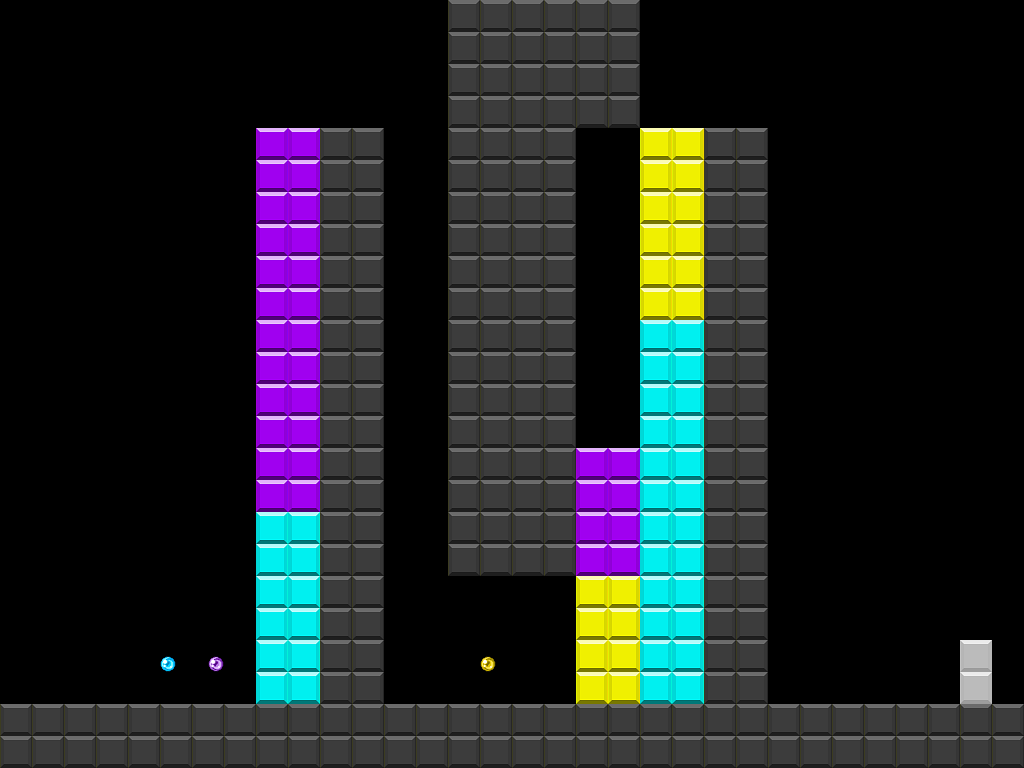

Rendered tile map (Tiled .tmx) drawn with the repository's tilesets; below, a short description and the map source with its tile grids summarised:
An orthogonal 64x48 tile map with 16x16 px tiles, 8 tile layers (black, light blue, purple, yellow, ...) and 15 objects.

<map version="1.5" tiledversion="1.7.0" orientation="orthogonal" renderorder="right-down" width="64" height="48" tilewidth="16" tileheight="16" infinite="0" nextlayerid="18" nextobjectid="17">
 <tileset firstgid="1" source="map.tsx" />
 <layer id="1" name="black" width="64" height="48">
  <data>[3072 cells, 864 non-empty, 4 distinct tile ids]</data>
 </layer>
 <layer id="2" name="light blue" width="64" height="48">
  <data>[3072 cells, 144 non-empty, 4 distinct tile ids]</data>
 </layer>
 <layer id="3" name="purple" width="64" height="48">
  <data>[3072 cells, 128 non-empty, 4 distinct tile ids]</data>
 </layer>
 <layer id="4" name="yellow" width="64" height="48">
  <data>[3072 cells, 80 non-empty, 4 distinct tile ids]</data>
 </layer>
 <layer id="6" name="light blue item" width="64" height="48">
  <data>[3072 cells, 1 non-empty, 1 distinct tile ids]</data>
 </layer>
 <layer id="7" name="purple item" width="64" height="48">
  <data>[3072 cells, 1 non-empty, 1 distinct tile ids]</data>
 </layer>
 <layer id="8" name="yellow item" width="64" height="48">
  <data>[3072 cells, 1 non-empty, 1 distinct tile ids]</data>
 </layer>
 <layer id="9" name="door" width="64" height="48">
  <data>[3072 cells, 8 non-empty, 4 distinct tile ids]</data>
 </layer>
 <objectgroup id="10" name="black col">
  <object id="1" x="0" y="704" width="1024" height="64" />
  <object id="2" x="320" y="128" width="64" height="576" />
  <object id="3" x="704" y="128" width="64" height="576" />
  <object id="4" x="448" y="0" width="128" height="576" />
  <object id="5" x="576" y="0" width="64" height="128" />
 </objectgroup>
 <objectgroup id="11" name="light blue col">
  <object id="6" x="256" y="512" width="64" height="192" />
  <object id="8" x="640" y="320" width="64" height="384" />
 </objectgroup>
 <objectgroup id="12" name="purple col">
  <object id="9" x="256" y="128" width="64" height="384" />
  <object id="10" x="576" y="448" width="64" height="128" />
 </objectgroup>
 <objectgroup id="13" name="yellow col">
  <object id="11" x="576" y="576" width="64" height="128" />
  <object id="12" x="640" y="128" width="64" height="192" />
 </objectgroup>
 <objectgroup id="14" name="light blue item col">
  <object id="13" x="160" y="656" width="16" height="16" />
 </objectgroup>
 <objectgroup id="15" name="purple item col">
  <object id="14" x="208" y="656" width="16" height="16" />
 </objectgroup>
 <objectgroup id="16" name="yellow item col">
  <object id="15" x="480" y="656" width="16" height="16" />
 </objectgroup>
 <objectgroup id="17" name="door col">
  <object id="16" x="960" y="640" width="32" height="64" />
 </objectgroup>
</map>